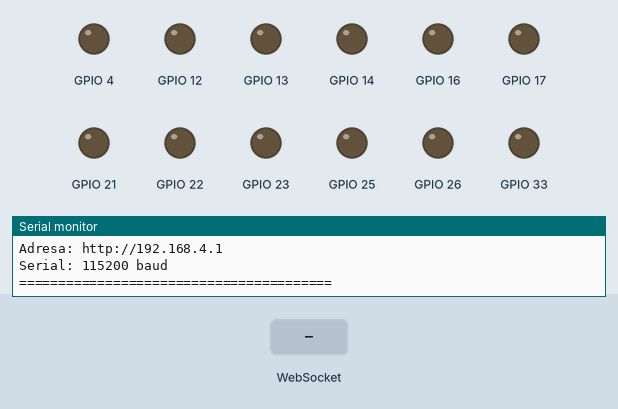
Recording of a sketch running on a simulated ESP32. Shown: output pins drawn as LEDs (lit = HIGH), the last lines printed to the serial monitor. The inputs (shaded band) are chosen by the test bench.

Above: at 1.7 s.
1.8 s: WebSocket text "FORWARD" received
At 2.2 s:
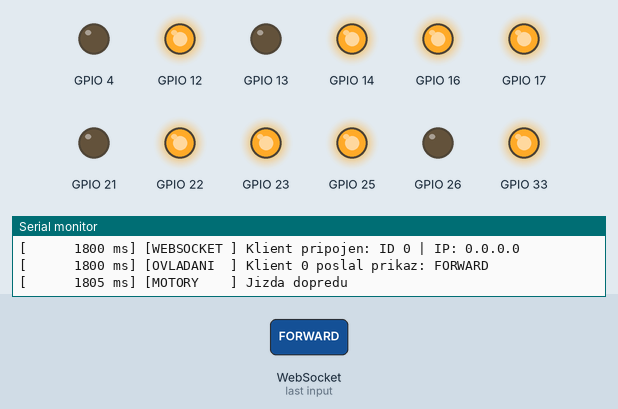
3.8 s: WebSocket text "BACKWARD" received
At 4.2 s:
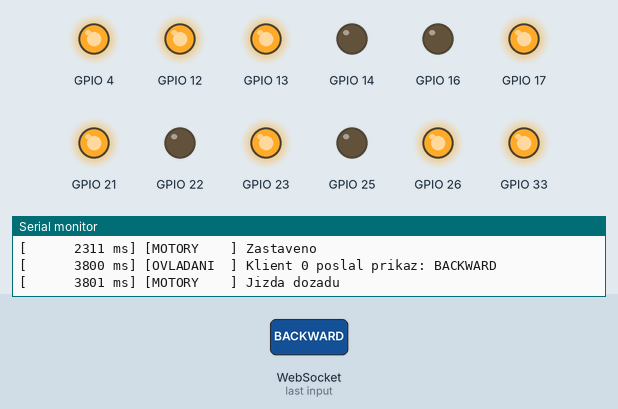
5.8 s: WebSocket text "LEFT" received
At 6.2 s:
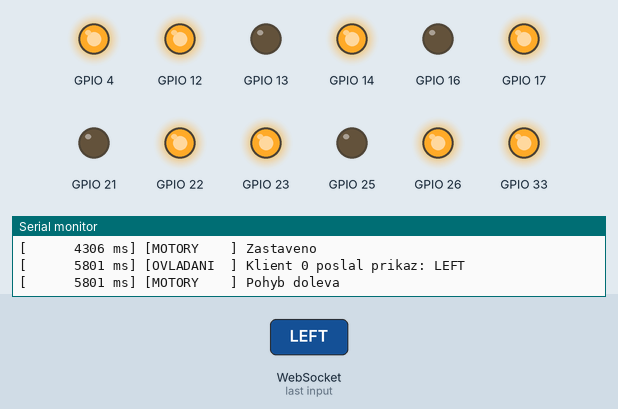
7.8 s: WebSocket text "RIGHT" received
At 8.2 s:
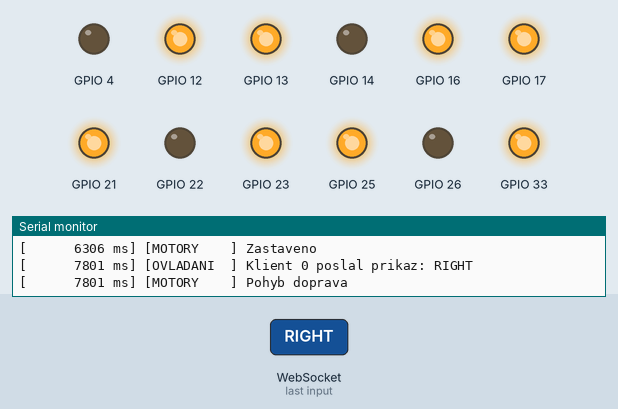
9.8 s: WebSocket text "ROTATE_LEFT" received
At 10.2 s:
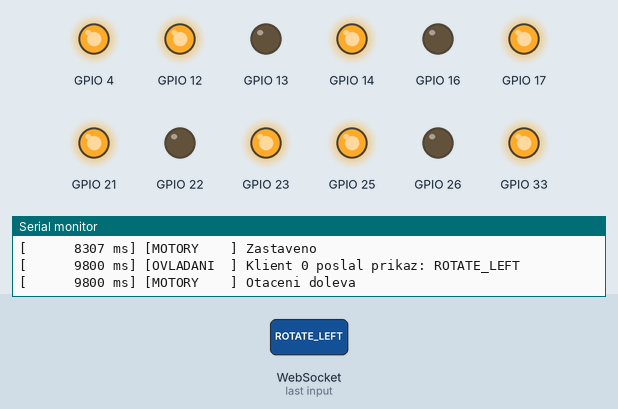
11.8 s: WebSocket text "ROTATE_RIGHT" received
At 12.2 s:
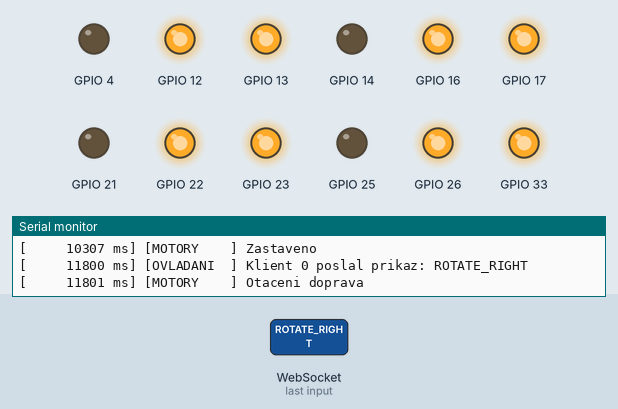
Timing chart, 0 to 14.8 s (numbered marks = the images above; inputs shaded):
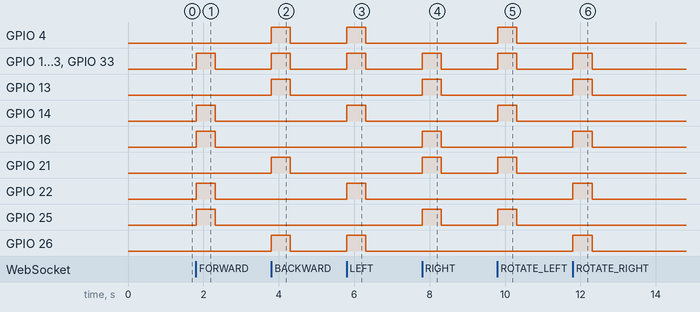

Measured:
- after the input at 1.8 s, GPIO 12, GPIO 14, GPIO 16, GPIO 17, GPIO 22, GPIO 23, GPIO 25, GPIO 33: LOW → HIGH at once, → LOW 0.51 s later
- after the input at 3.8 s, GPIO 4, GPIO 12, GPIO 13, GPIO 17, GPIO 21, GPIO 23, GPIO 26, GPIO 33: LOW → HIGH at once, → LOW 0.51 s later
- after the input at 5.8 s, GPIO 4, GPIO 12, GPIO 14, GPIO 17, GPIO 22, GPIO 23, GPIO 26, GPIO 33: LOW → HIGH at once, → LOW 0.51 s later
- after the input at 7.8 s, GPIO 12, GPIO 13, GPIO 16, GPIO 17, GPIO 21, GPIO 23, GPIO 25, GPIO 33: LOW → HIGH at once, → LOW 0.51 s later
- after the input at 9.8 s, GPIO 4, GPIO 12, GPIO 14, GPIO 17, GPIO 21, GPIO 23, GPIO 25, GPIO 33: LOW → HIGH at once, → LOW 0.51 s later
- after the input at 11.8 s, GPIO 12, GPIO 13, GPIO 16, GPIO 17, GPIO 22, GPIO 23, GPIO 26, GPIO 33: LOW → HIGH at once, → LOW 0.51 s later

The sketch:

auticko.ino
```cpp
// Hlavni soubor: jen setup a loop. Kod je v zalozkach motory.ino, api.ino, senzory.ino.

// Deklarace funkci ze zalozek (automaticke prototypy Arduina tu nefunguji)
void motoryInit();
void motoryBezpecnost();
void zastav();
void dopredu();
void dozadu();
void otocDoleva();
void otocDoprava();
void celeDoleva();
void celeDoprava();
void apiInit();
void apiLoop();
extern unsigned long lastCommandTime;

void setup() {

    Serial.begin(115200);

    delay(500);

    Serial.println();
    Serial.println("========================================");
    Serial.println("          ROBOT ESP32 SYSTEM");
    Serial.println("========================================");

    motoryInit();

    apiInit();

    Serial.println();
    Serial.println("========================================");
    Serial.println("             SYSTEM READY");
    Serial.println("========================================");
    Serial.println("Wi-Fi: Robot-Auto");
    Serial.println("Adresa: http://192.168.4.1");
    Serial.println("Serial: 115200 baud");
    Serial.println("========================================");

}

void loop() {

    apiLoop();

    motoryBezpecnost();

}
```

api.ino
```cpp
// API: Wi-Fi hotspot, HTTP server, WebSocket a webove rozhrani. Protokol viz docs/api.md.

#include <WiFi.h>
#include <WebServer.h>
#include <WebSocketsServer.h>

// =====================================================
// 2. WIFI
// =====================================================

const char* ssid = "Robot-Auto";
const char* password = "password123";

IPAddress localIP(192, 168, 4, 1);
IPAddress gateway(192, 168, 4, 1);
IPAddress subnet(255, 255, 255, 0);

// =====================================================
// 3. SERVERY
// =====================================================

WebServer server(80);
WebSocketsServer webSocket(81);


int previousClients = 0;

const char* posledniStav = "";

// =====================================================
// 5. LOGOVANI
// =====================================================

void logInfo(const char* category, const String& message) {

    Serial.printf(
        "[%10lu ms] [%-10s] %s\n",
        millis(),
        category,
        message.c_str()
    );

}

void logInfo(const char* category, const char* message) {

    Serial.printf(
        "[%10lu ms] [%-10s] %s\n",
        millis(),
        category,
        message
    );

}

void logStav(const char* novyStav) {

    if (strcmp(posledniStav, novyStav) != 0) {

        posledniStav = novyStav;

        logInfo("MOTORY", novyStav);

    }

}

// =====================================================
// 6. HTML ROZHRANI
// =====================================================

const char HTML_PAGE[] PROGMEM = R"rawliteral(
<!DOCTYPE html>
<html lang="cs">

<head>

<meta charset="UTF-8">

<meta name="viewport"
content="width=device-width, initial-scale=1.0, maximum-scale=1.0, user-scalable=no">

<title>Robot Control</title>

<style>

* {
    box-sizing: border-box;
    -webkit-tap-highlight-color: transparent;
}

body {
    margin: 0;
    padding: 20px;
    min-height: 100vh;
    background: #10131a;
    color: white;
    font-family: Arial, sans-serif;
    display: flex;
    justify-content: center;
    align-items: center;
    user-select: none;
}

.container {
    width: 100%;
    max-width: 420px;
    text-align: center;
}

.header {
    margin-bottom: 30px;
}

.header h1 {
    font-size: 28px;
    margin-bottom: 8px;
}

.header p {
    color: #858b9a;
    font-size: 13px;
}

.status {
    display: inline-flex;
    align-items: center;
    gap: 8px;
    background: #202632;
    padding: 10px 18px;
    border-radius: 30px;
    font-size: 13px;
    margin-bottom: 35px;
}

.dot {
    width: 9px;
    height: 9px;
    border-radius: 50%;
    background: #ff5252;
}

.dot.connected {
    background: #00e69a;
    box-shadow: 0 0 10px #00e69a;
}

.controls {
    display: grid;
    grid-template-columns: repeat(3, 1fr);
    gap: 12px;
    max-width: 330px;
    margin: auto;
}

button {
    border: 1px solid #343c4d;
    background: #202632;
    color: white;
    height: 90px;
    border-radius: 20px;
    font-size: 30px;
    font-weight: bold;
    cursor: pointer;
    touch-action: none;
    transition: background 0.1s, transform 0.1s;
}

button:active,
button.active {
    background: #00c995;
    color: #10131a;
    transform: scale(0.95);
}

.empty {
    visibility: hidden;
}

.stop {
    background: #e63e4b;
    border-color: #e63e4b;
    font-size: 17px;
}

.stop:active {
    background: #ff6670;
}

.instructions {
    margin-top: 35px;
    color: #777f90;
    font-size: 13px;
    line-height: 1.8;
}

.footer {
    margin-top: 30px;
    color: #444c5b;
    font-size: 11px;
}

@media(max-width: 360px) {
    button {
        height: 75px;
    }
}

</style>

</head>

<body>

<div class="container">

    <div class="header">
        <h1>ROBOT CONTROL</h1>
        <p>Bezdratove ovladani ESP32</p>
    </div>

    <div class="status">
        <div id="dot" class="dot"></div>
        <span id="status">Pripojovani...</span>
    </div>

    <div class="controls">

        <button data-command="ROTATE_LEFT">↺</button>
        <button data-command="FORWARD">▲</button>
        <button data-command="ROTATE_RIGHT">↻</button>

        <button data-command="LEFT">◀</button>
        <button class="stop" id="stopButton">STOP</button>
        <button data-command="RIGHT">▶</button>

        <div class="empty"></div>
        <button data-command="BACKWARD">▼</button>
        <div class="empty"></div>

    </div>

    <div class="instructions">
        <b>KLAVESNICE</b><br>
        W / A / S / D - Pohyb<br>
        Q / E - Otaceni<br>
        SPACE - Zastaveni
    </div>

    <div class="footer">
        ESP32 ROBOT SYSTEM
    </div>

</div>

<script>

// =====================================================
// WEBSOCKET
// =====================================================

let ws = null;
let activeCommand = null;
let reconnectTimer = null;

let pressedKeys = new Set();
let keyboardCommand = null;

const statusText = document.getElementById("status");
const statusDot = document.getElementById("dot");

function updateStatus(connected) {

    statusText.textContent =
        connected ? "Pripojeno k robotovi" : "Odpojeno";

    statusDot.classList.toggle("connected", connected);

}

function connectWebSocket() {

    if (ws && (
        ws.readyState === WebSocket.OPEN ||
        ws.readyState === WebSocket.CONNECTING
    )) {
        return;
    }

    clearTimeout(reconnectTimer);

    ws = new WebSocket(
        "ws://" + window.location.hostname + ":81"
    );

    ws.onopen = () => {

        updateStatus(true);

        console.log("[WS] Pripojeno");

        if (activeCommand) {
            send(activeCommand);
        }

    };

    ws.onclose = () => {

        updateStatus(false);

        console.log("[WS] Odpojeno");

        reconnectTimer = setTimeout(
            connectWebSocket,
            1500
        );

    };

    ws.onerror = () => {

        updateStatus(false);

        console.log("[WS] Chyba spojeni");

    };

}

function send(command) {

    if (ws && ws.readyState === WebSocket.OPEN) {
        ws.send(command);
    }

}

function startCommand(command) {

    activeCommand = command;

    send(command);

}

function stopRobot() {

    activeCommand = null;

    send("STOP");

    document.querySelectorAll("button.active")
        .forEach(button => {
            button.classList.remove("active");
        });

}

// =====================================================
// TLAČÍTKA
// =====================================================

document.querySelectorAll("[data-command]").forEach(button => {

    button.addEventListener("pointerdown", event => {

        event.preventDefault();

        button.classList.add("active");

        try {
            button.setPointerCapture(event.pointerId);
        } catch (e) {}

        startCommand(button.dataset.command);

    });

    const release = () => {

        if (!button.classList.contains("active")) return;

        button.classList.remove("active");

        stopRobot();

    };

    button.addEventListener("pointerup", release);
    button.addEventListener("pointercancel", release);
    button.addEventListener("lostpointercapture", release);

});

document.getElementById("stopButton")
    .addEventListener("click", stopRobot);

// =====================================================
// KLAVESNICE
// =====================================================

const keyMap = {

    "w": "FORWARD",
    "ArrowUp": "FORWARD",

    "s": "BACKWARD",
    "ArrowDown": "BACKWARD",

    "a": "LEFT",
    "ArrowLeft": "LEFT",

    "d": "RIGHT",
    "ArrowRight": "RIGHT",

    "q": "ROTATE_LEFT",
    "e": "ROTATE_RIGHT"

};

window.addEventListener("keydown", event => {

    const key = event.key;

    if (key === " ") {

        event.preventDefault();
        stopRobot();
        return;

    }

    const command = keyMap[key];

    if (!command) return;

    event.preventDefault();

    if (pressedKeys.has(key)) return;

    pressedKeys.add(key);
    keyboardCommand = command;

    startCommand(command);

});

window.addEventListener("keyup", event => {

    const key = event.key;

    if (!pressedKeys.has(key)) return;

    pressedKeys.delete(key);

    if (keyMap[key] === keyboardCommand) {

        keyboardCommand = null;
        stopRobot();

    }

});

window.addEventListener("blur", () => {

    pressedKeys.clear();
    keyboardCommand = null;

    stopRobot();

});

// =====================================================
// HEARTBEAT
// =====================================================

setInterval(() => {

    if (activeCommand) {
        send(activeCommand);
    }

}, 150);

// =====================================================
// START
// =====================================================

connectWebSocket();

</script>

</body>
</html>
)rawliteral";

// =====================================================
// 9. WEBSOCKET EVENT
// =====================================================

void webSocketEvent(
    uint8_t num,
    WStype_t type,
    uint8_t * payload,
    size_t length
) {

    if (type == WStype_CONNECTED) {

        IPAddress ip = webSocket.remoteIP(num);

        logInfo(
            "WEBSOCKET",
            "Klient pripojen: ID " + String(num) +
            " | IP: " + ip.toString()
        );

    }

    else if (type == WStype_DISCONNECTED) {

        logInfo(
            "WEBSOCKET",
            "Klient odpojen: ID " + String(num)
        );

        zastav();

    }

    else if (type == WStype_TEXT) {

        String command;
        command.reserve(length);

        for (size_t i = 0; i < length; i++) {
            command += (char)payload[i];
        }

        command.trim();

        logInfo(
            "OVLADANI",
            "Klient " + String(num) +
            " poslal prikaz: " + command
        );

        if (command == "FORWARD") {
            dopredu();
        }

        else if (command == "BACKWARD") {
            dozadu();
        }

        else if (command == "LEFT") {
            celeDoleva();
        }

        else if (command == "RIGHT") {
            celeDoprava();
        }

        else if (command == "ROTATE_LEFT") {
            otocDoleva();
        }

        else if (command == "ROTATE_RIGHT") {
            otocDoprava();
        }

        else if (command == "STOP") {
            zastav();
        }

        else {

            logInfo("WARNING", "Neznamy prikaz!");
            return;

        }

        lastCommandTime = millis();

    }

    else if (type == WStype_ERROR) {

        logInfo("WEBSOCKET", "Chyba WebSocket komunikace");

    }

}

// =====================================================
// 10. HTTP SERVER
// =====================================================

void handleRoot() {

    IPAddress ip = server.client().remoteIP();

    logInfo(
        "HTTP",
        "Webova stranka otevrena | IP: " + ip.toString()
    );

    server.send_P(
        200,
        "text/html; charset=utf-8",
        HTML_PAGE
    );

}

void handleNotFound() {

    IPAddress ip = server.client().remoteIP();

    logInfo(
        "HTTP",
        "Nenalezena stranka | IP: " + ip.toString()
    );

    server.send(
        404,
        "text/plain",
        "404 - Stranka nenalezena"
    );

}


void apiInit() {

    // WIFI

    logInfo("WIFI", "Spoustim Wi-Fi hotspot");

    WiFi.mode(WIFI_AP);

    WiFi.softAPConfig(
        localIP,
        gateway,
        subnet
    );

    bool wifiStarted = WiFi.softAP(
        ssid,
        password,
        11 // pevný kanál; na výchozím kanálu 1 AP nebylo vidět z PC
    );

    if (wifiStarted) {

        logInfo("WIFI", "Hotspot uspesne spusten");

        logInfo("WIFI", "Nazev: Robot-Auto");

        logInfo(
            "WIFI",
            "IP adresa: " + WiFi.softAPIP().toString()
        );

        logInfo(
            "WIFI",
            "Heslo: password123"
        );

    }

    else {

        logInfo("ERROR", "Nepodarilo se spustit Wi-Fi!");

    }

    // HTTP SERVER

    server.on("/", HTTP_GET, handleRoot);

    server.onNotFound(handleNotFound);

    server.begin();

    logInfo("HTTP", "HTTP server spusten na portu 80");

    // WEBSOCKET

    webSocket.begin();

    webSocket.onEvent(webSocketEvent);

    logInfo("WEBSOCKET", "WebSocket spusten na portu 81");


    lastCommandTime = millis();

    previousClients = 0;

}

void apiLoop() {

    server.handleClient();

    webSocket.loop();

    // Sledovani Wi-Fi klientu

    int currentClients = WiFi.softAPgetStationNum();

    if (currentClients != previousClients) {

        logInfo("WIFI", "Pocet pripojenych zarizeni: " + String(currentClients));

        previousClients = currentClients;

    }

}
```

motory.ino
```cpp
// Motory: konfigurace kol, smerovani a pohybove funkce.

// =====================================================
// 1. KONFIGURACE MOTORU
// =====================================================

// in1/in2 = smer, en = PWM rychlost (jumpery ENA/ENB na driverech musi byt sundane).
// invert: kolo se pri in1=HIGH toci dozadu, tak se smer otoci v kodu.
struct Kolo {
    uint8_t in1, in2, en;
    bool invert;
};

const Kolo LZ = {21, 22, 23, true}; // Leve zadni   (levy driver, OUT1/OUT2)
const Kolo LP = {4, 16, 17, true};  // Leve predni  (levy driver, OUT3/OUT4)
const Kolo PZ = {26, 25, 33, true}; // Prave zadni  (pravy driver, OUT1/OUT2)
const Kolo PP = {13, 14, 12, true}; // Prave predni (pravy driver, OUT3/OUT4)

const uint32_t PWM_FREQ = 1000; // Hz
const uint8_t PWM_RES = 8;      // 0-255
const uint8_t RYCHLOST = 255;   // plny vykon; nejslabsi motor (leve zadni) potrebuje rozjezd


// Bezpecnostni zastaveni, kdyz dlouho neprijde prikaz
const unsigned long SAFETY_TIMEOUT = 500;
unsigned long lastCommandTime = 0;
bool motorRunning = false;

void motoryInit() {

    for (const Kolo* k : {&LZ, &LP, &PZ, &PP}) {
        pinMode(k->in1, OUTPUT);
        pinMode(k->in2, OUTPUT);
        ledcAttach(k->en, PWM_FREQ, PWM_RES); // ESP32 core 3.x
    }

    zastav();

}

void motoryBezpecnost() {

    if (motorRunning && millis() - lastCommandTime > SAFETY_TIMEOUT) {

        logInfo("SAFETY", "Timeout! Nebyl prijat prikaz 500 ms. Zastavuji robota.");

        zastav();

    }

}

// =====================================================
// 7. OVLADANI MOTORU
// =====================================================

// in1/in2 = logicky smer (HIGH, LOW = dopredu); invert ho otoci podle zapojeni kola
void ridiKolo(const Kolo& kolo, int in1, int in2) {

    if (kolo.invert) {
        int tmp = in1;
        in1 = in2;
        in2 = tmp;
    }

    digitalWrite(kolo.in1, in1);
    digitalWrite(kolo.in2, in2);
    ledcWrite(kolo.en, (in1 || in2) ? RYCHLOST : 0);

}

// =====================================================
// 8. POHYBOVE FUNKCE
// =====================================================

void zastav() {

    ridiKolo(LZ, LOW, LOW);
    ridiKolo(LP, LOW, LOW);
    ridiKolo(PZ, LOW, LOW);
    ridiKolo(PP, LOW, LOW);

    motorRunning = false;

    logStav("Zastaveno");

}

void dopredu() {

    ridiKolo(LZ, HIGH, LOW);
    ridiKolo(LP, HIGH, LOW);
    ridiKolo(PZ, HIGH, LOW);
    ridiKolo(PP, HIGH, LOW);

    motorRunning = true;

    logStav("Jizda dopredu");

}

void dozadu() {

    ridiKolo(LZ, LOW, HIGH);
    ridiKolo(LP, LOW, HIGH);
    ridiKolo(PZ, LOW, HIGH);
    ridiKolo(PP, LOW, HIGH);

    motorRunning = true;

    logStav("Jizda dozadu");

}

void otocDoprava() {

    ridiKolo(LZ, HIGH, LOW);
    ridiKolo(LP, HIGH, LOW);
    ridiKolo(PZ, LOW, HIGH);
    ridiKolo(PP, LOW, HIGH);

    motorRunning = true;

    logStav("Otaceni doprava");

}

void otocDoleva() {

    ridiKolo(LZ, LOW, HIGH);
    ridiKolo(LP, LOW, HIGH);
    ridiKolo(PZ, HIGH, LOW);
    ridiKolo(PP, HIGH, LOW);

    motorRunning = true;

    logStav("Otaceni doleva");

}

void celeDoprava() {

    ridiKolo(LZ, LOW, HIGH);
    ridiKolo(LP, HIGH, LOW);
    ridiKolo(PZ, HIGH, LOW);
    ridiKolo(PP, LOW, HIGH);

    motorRunning = true;

    logStav("Pohyb doprava");

}

void celeDoleva() {

    ridiKolo(LZ, HIGH, LOW);
    ridiKolo(LP, LOW, HIGH);
    ridiKolo(PZ, LOW, HIGH);
    ridiKolo(PP, HIGH, LOW);

    motorRunning = true;

    logStav("Pohyb doleva");

}
```

senzory.ino
```cpp
// senzory: zatim prazdne, viz docs/api.md
```
